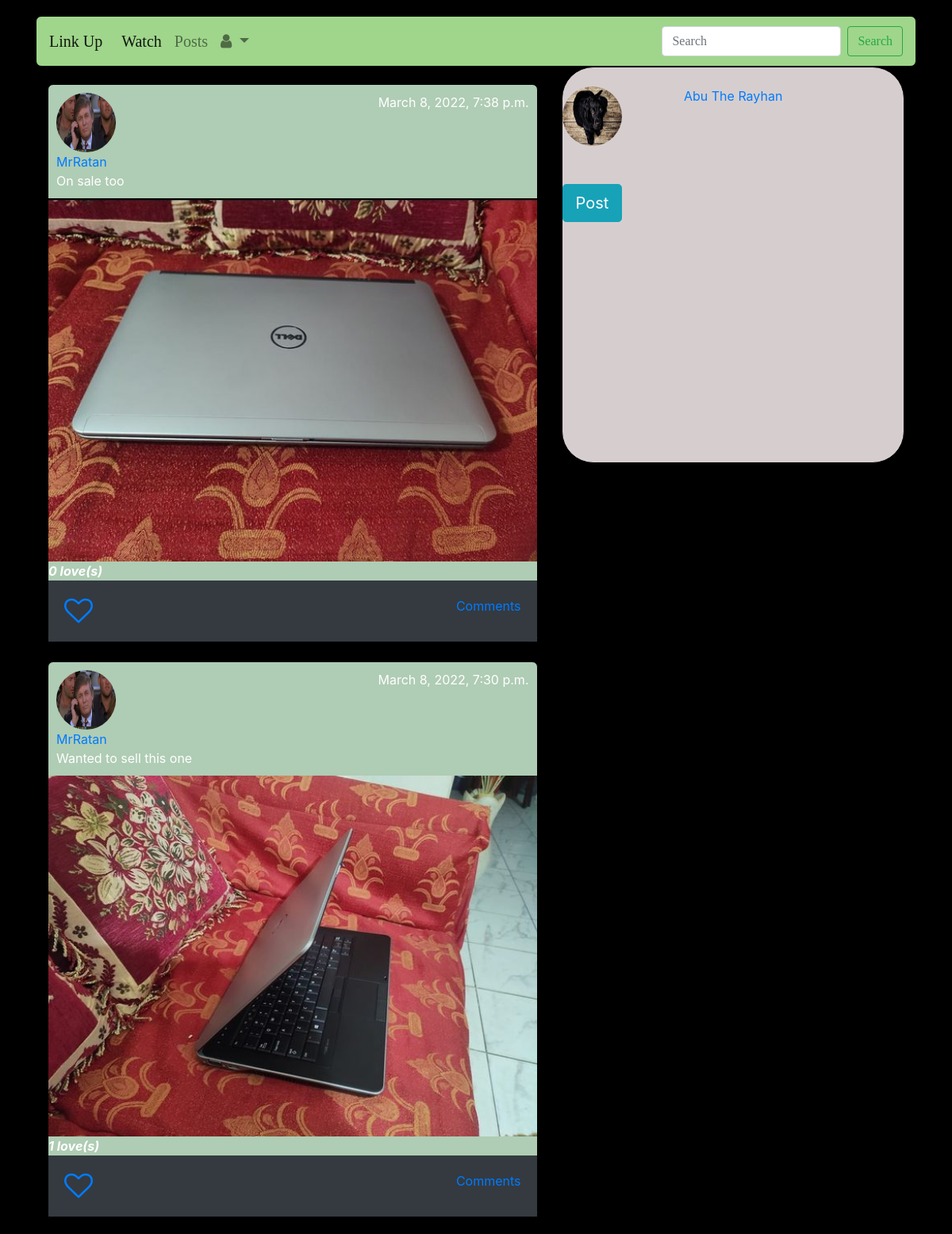
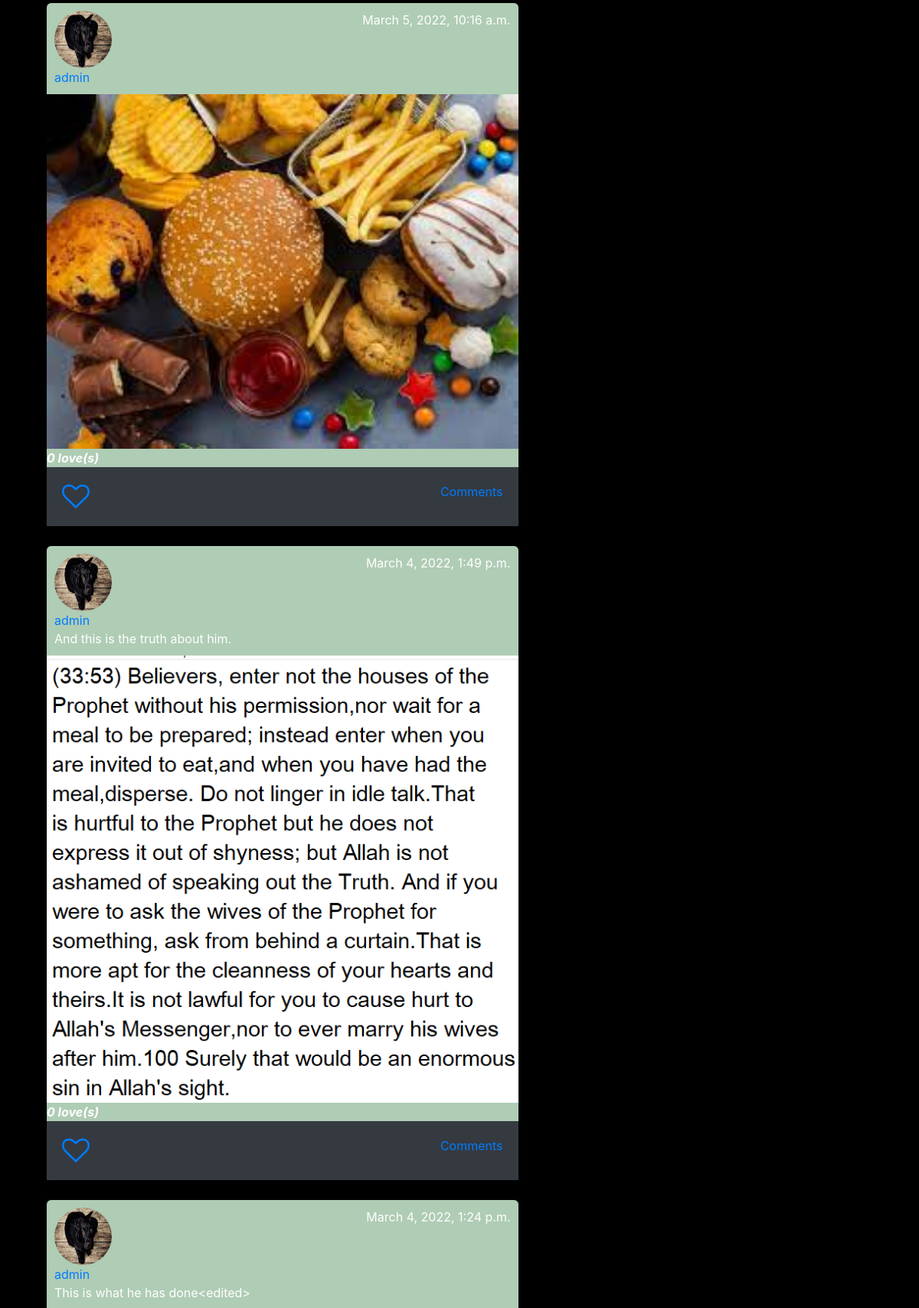
/whatsApp/post/ (signed in, upper part), run on the app's committed database (2 pictures, top to bottom).
### WhatsApp/models.py (models this page shows, shortened)
class Posts(models.Model):
    author=models.ForeignKey(User,on_delete=models.CASCADE,related_name='post')
    image= models.ImageField(upload_to='post_images',blank=True)
    caption=models.CharField(max_length=264,blank=True)
    upload_date=models.DateTimeField(auto_now_add=True)
    update_date=models.DateTimeField(auto_now=True)
    class Meta:
        ordering =['-upload_date']

### authentication/models.py (models this page shows)
class UserProfile(models.Model):
    user = models.OneToOneField(User, on_delete=models.CASCADE, related_name='user_profile')
    profile_pic = models.ImageField(upload_to='media/profile_pics', blank=True)
    description = models.TextField(blank=True)
    full_name = models.CharField(max_length=264, blank=True)
    dob = models.DateField(blank=True, null=True)
    website = models.URLField(blank=True)
    facebook = models.URLField(blank=True)

### WhatsApp/views.py (the view, shortened to what this page needs)
# urls.py: path('post/',views.post,name="post"),
def post(request):
    post=Posts.objects.all()
    liked_post=Like.objects.filter(user=request.user)
    liked_post_list=liked_post.values_list('post',flat=True)
    form=PostForm()
    return render(request,'whatsApp/post.html',context={'posts':post,'like_post':liked_post_list,
                                                        'form':form})

### WhatsApp/forms.py
class PostForm(forms.ModelForm):
    caption = forms.CharField(
        required = False,
        label = "Caption:"
    )
    class Meta:
        model = Posts
        fields =('image','caption')

### templates/whatsApp/post.html (shortened to what this page needs)
{% extends 'layout.html' %}
{% load crispy_forms_tags %}
{% load static %}
{% block content %}
<div class="container">
<div class="row">
  <div class="col-sm-7">
    <div style="border:1px solid black; border-radius:7px;" class="">
      <div style="padding:10px;">
      </div>
    </div>
    {% for post in posts %}
    <div style="border:1px solid black; background-color:#afccb4; border-radius:7px;" class="">
        <div style="padding:10px;">
    {% if post.author.user_profile.profile_pic %}
        <img src="/media/{{post.author.user_profile.profile_pic}}" width="75px" height="75px" class="rounded-circle"><nav class="float-right">{{post.upload_date}}</nav>
        {% else %}
        <img src="/media/download.png" width="75px" height="75px" class="rounded-circle" alt="dosn't have a profile picutre"><div class="float-right">{{post.upload_date}}</div>
        {% endif %}<br>
        <a href="#">{{post.author}}</a><br>
        {{post.caption}}
        </div>
        {% if post.image %}
        <img src="/media/{{post.image}}" width="100%">
        {% endif %}
        <i><b>{{ post.likes_post.count}} love(s)</i></b>
        <div style="padding:20px;" class="bg-dark">
            {% if post.pk in like_post %}
            <a href="{% url 'unliked' pk=post.pk %}"><i class="fa fa-heart" style="font-size:36px;"></i></a>
            {% else %}
            <a href="{% url 'liked' pk=post.pk %}"><i class="fa fa-heart-o" style="font-size:36px;"></i></a>
            {% endif %}
            <div class="float-right">
            <a href="{% url 'detail' pk=post.pk %}" type="button" class="">Comments</a>
            </div>
        </div></div><br>
        {% endfor %}
    </div>
    <div class="col-sm-5">
      <div  style="background-color:#d6cece; height:500px; border:1px solid black; border-radius:40px ">
        <div class="row">
           <div class="col-sm-4"><br>
                {% if user.user_profile.profile_pic %}
                <a href="{% url 'profile' %}"><img src="/media/{{user.user_profile.profile_pic}}" width="75px" height="75px" class="rounded-circle"></a>
                {% else %}
                <a href="{% url 'profile' %}"><img src="/media/download.png" width="75px" height="75px" class="rounded-circle"></a>
                {% endif %}
            </div>
            <div class="col-sm-8"><br>
                <a href="{% url 'profile' %}">{{user.user_profile.full_name}}</a>
            </div>
        </div>
        <div class="float-center"><br><br>
          <button type="button" class="btn btn-info btn-lg" data-toggle="modal" data-target="#myModal">Post</button>
        </div>
    </div>
    </div>
</div></div>
{% endblock content %}

### templates/whatsApp/post.html (style rules this page uses)
body { margin:20px; background-color:black; color:white; }

### data on the page
Posts: author.user_profile.profile_pic (picture), upload_date "March 8, 2022, 7:38 p.m.", author "MrRatan", caption "On sale too", image (picture), likes_post.count "0"
Posts: author.user_profile.profile_pic (picture), upload_date "March 8, 2022, 7:30 p.m.", author "MrRatan", caption "Wanted to sell this one", image (picture), likes_post.count "1"
Posts: author.user_profile.profile_pic (picture), upload_date "March 5, 2022, 10:16 a.m.", author "admin", image (picture), likes_post.count "0"
Posts: author.user_profile.profile_pic (picture), upload_date "March 4, 2022, 1:49 p.m.", author "admin", caption "And this is the truth about him.", image (picture), likes_post.count "0"
Posts: author.user_profile.profile_pic (picture), upload_date "March 4, 2022, 1:24 p.m.", author "admin", caption "This is what he has done<edited>"

### other printed values
{{ user.user_profile.full_name }} "Abu The Rayhan"
